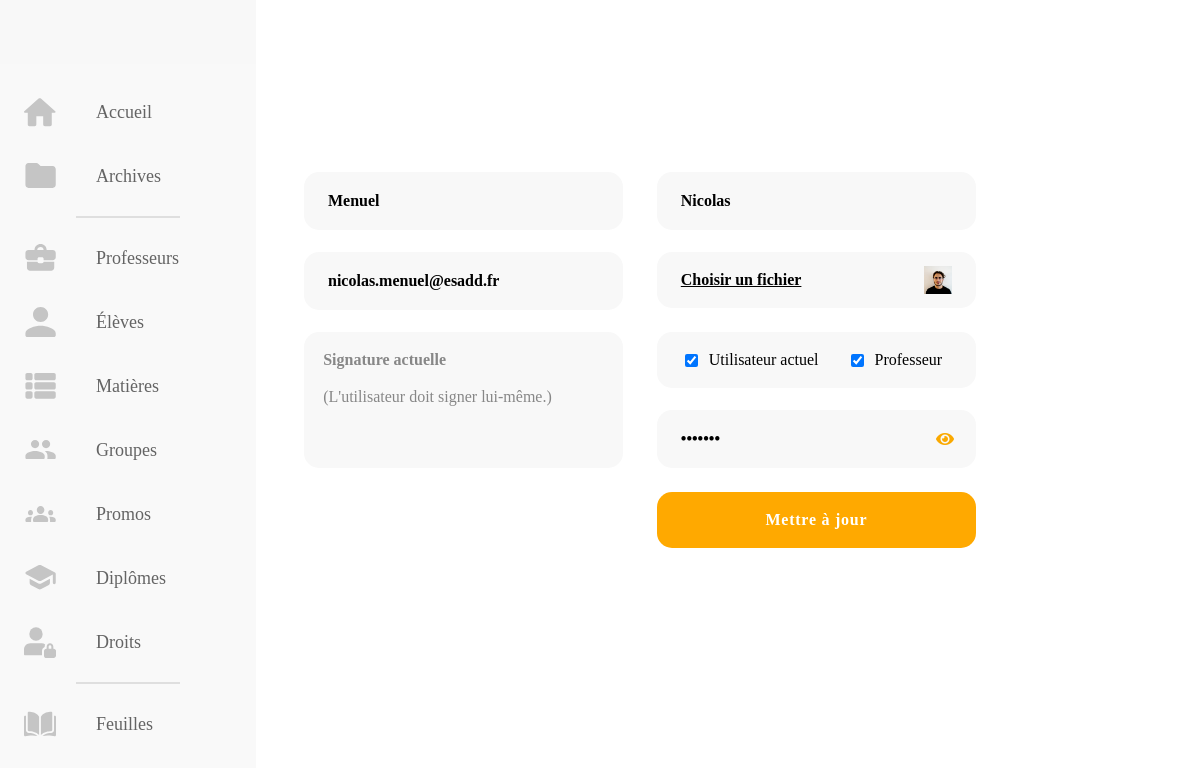
The page /src/asset/back-office/droits/droits-create.php?action=edit&id=4 on the database its author committed.
### tables this page shows
CREATE TABLE `user` (
  `idUser` int(11) NOT NULL,
  `codeUser` varchar(40) NOT NULL,
  `nomUser` varchar(40) NOT NULL,
  `prenomUser` varchar(40) NOT NULL,
  `mailUser` varchar(40) NOT NULL,
  `signatureUser` blob,
  `photoUser` varchar(255) NOT NULL,
  `isProf` tinyint(1) NOT NULL,
  `isAdmin` tinyint(1) NOT NULL,
  `isActualUser` tinyint(1) NOT NULL
);

### src/asset/back-office/droits/droits-create.php (the view, shortened to what this page needs)
<?php
       include "../../client-side/connexionBDD.php";
       if (isset($_GET['id'])){
        $id = $_GET['id'];
    };
?>
<!DOCTYPE html>
<html lang="fr">
<head>
    <link rel="stylesheet" href="https://pro.fontawesome.com/releases/v5.15.1/css/all.css" type="text/css">
    <link rel="stylesheet" href="../../../css/profs-create.css">
</head>
<body>
<nav class="navbar">
    <ul class="navbar-nav">
      <li class="logo">
        <a href="#" class="nav-link">  <?php if (isset($_SESSION['photoUser'])){
            ?>  <img class="" src="../../../../images-users/<?php echo $_SESSION['photoUser'] ?>"  alt=""> <?php
          }
          else { ?>
            <span class="link-text logo-text" > <?php echo $_SESSION['name'];?></span>
          <?php  } ?>
        </a>
      </li>
      <li class="nav-item">
        <a href="../home.php" class="nav-link">
        <img src="../../../img/Icons/HomeOrange.svg" alt="">
        <span class="link-text">Accueil</span>
        </a>
      </li>
      <li class="nav-item">
        <a href="../archives.php" class="nav-link">
        <img src="../../../img/Icons/FolderOrange.svg" alt="">
        <span class="link-text">Archives</span>
        </a>
      </li>
      <hr class="separator">
      <li class="nav-item">
        <a href="../profs/profs.php" class="nav-link">
        <img src="../../../img/Icons/MaletteOrange.svg" alt="">
        <span class="link-text">Professeurs</span>
        </a>
      </li>
      <li class="nav-item">
        <a href="../eleves/eleves.php" class="nav-link">
        <img src="../../../img/Icons/UserOrange.svg" alt="">
        <span class="link-text">Élèves</span>
        </a>
      </li>
      <li class="nav-item">
        <a href="../matieres/matieres.php" class="nav-link">
        <img src="../../../img/Icons/ParamsOrange.svg" alt="">
        <span class="link-text">Matières</span>
        </a>
      </li>
      <li class="nav-item">
        <a href="../groupes/groupes.php" class="nav-link">
        <img src="../../../img/Icons/2UsersOrange.svg" alt="">
        <span class="link-text">Groupes</span>
        </a>
      </li>
      <li class="nav-item">
        <a href="../promos/promos.php" class="nav-link">
        <img src="../../../img/Icons/3UsersOranges.svg" alt="">
        <span class="link-text">Promos</span>
        </a>
      </li>
      <li class="nav-item">
        <a href="../diplomes/diplomes.php" class="nav-link">
        <img src="../../../img/Icons/DiplomeOrange.svg" alt="">
        <span class="link-text">Diplômes</span>
        </a>
      </li>
      <li class="nav-item">
        <a href="../droits/droits.php" class="nav-link">
        <img src="../../../img/Icons/profile.svg" alt="">
        <span class="link-text">Droits</span>
        </a>
      </li>
      <hr class="separator">
      <li class="nav-item">
        <a href="../../../../../workshop-test" class="nav-link">
        <img src="../../../img/Icons/books.svg" alt="">
        <span class="link-text">Feuilles</span>
        </a>
      </li>
    </ul>
  </nav>
    <main class="form-popup" id="form-profs">
        <form action="droits-create-action.php<?php  if(isset($_GET["action"], $_GET["id"]) && $_GET["action"]=="edit" && is_numeric($_GET["id"])){ echo "?id=".$id; } ?>" method="post" enctype="multipart/form-data">
            <input type="text" id="user_nom" name="user_nom" placeholder="Nom" value="<?php
            if(isset($_GET["action"], $_GET["id"]) && $_GET["action"]=="edit" && is_numeric($_GET["id"])){
                $stmt_d = $dbh->prepare("SELECT idUser, nomUser, prenomUser, mailUser, codeUser, signatureUser, photoUser, isAdmin, isProf, isActualUser FROM user WHERE isAdmin = 1 AND idUser='$id'");
                $donnees_d = $stmt_d->execute();
                $donnees_d = $stmt_d->fetch();
                echo $donnees_d['nomUser'];
            }?>">
            <input type="text" id="user_prenom" name="user_prenom" placeholder="Prénom" value="<?php   if(isset($_GET["action"], $_GET["id"]) && $_GET["action"]=="edit" && is_numeric($_GET["id"])){echo $donnees_d['prenomUser']; }?>" required>
            <input type="email" id="user_email" name="user_email" placeholder="Mail" value="<?php   if(isset($_GET["action"], $_GET["id"]) && $_GET["action"]=="edit" && is_numeric($_GET["id"])){  echo $donnees_d['mailUser']; }?>" required>
            <div class="containerPhoto">
                <label for="user_file" class="labelFile">Choisir un fichier</label>
                <img src="../../../../images-users/<?php    if(isset($_GET["action"], $_GET["id"]) && $_GET["action"]=="edit" && is_numeric($_GET["id"])){  echo $donnees_d['photoUser']; }?>" alt="">
            </div>
            <?php if(isset($_GET["action"], $_GET["id"]) && $_GET["action"]=="edit" && is_numeric($_GET["id"])){ ?>
            <div class="containerSignature">
            <div id="containerDatas">
                        <h4>Signature actuelle <span class="clearSign">Effacer</span></h4>
                        <p>(L'utilisateur doit signer lui-même.)</p>
                    </div>
            </div>
           <?php } ?>
            <div class="pwdCheckbox">
            <div class="containerCheckbox">
              <?php if (isset($_GET["action"], $_GET["id"]) && $_GET["action"]=="edit" && is_numeric($_GET["id"])){
                 if ($donnees_d['isActualUser'] == 1 ) { ?>
                <input type='checkbox' name="checkActual" class="check" id='checkActual' checked>
               <?php  }
              else { ?>
                <input type='checkbox' name="checkActual" class="check" id='checkActual'>
              <?php
              }
              ?> <label for="checkActual">Utilisateur actuel</label> <?php
              if ($donnees_d['isProf'] == 1) { ?>
                  <input type='checkbox' name="checkProf" class="check" id='checkProf' checked>
             <?php }
             else { ?>
                    <input type='checkbox' name="checkProf" class="check" id='checkProf'>
             <?php }
                ?>  <label for="checkProf">Professeur</label> <?php }
              ?>
            </div>
              <div  class="input-group">
              <input type="password" id="txtPassword" name="user_code" placeholder="Mot de passe" value="<?php   if(isset($_GET["action"], $_GET["id"]) && $_GET["action"]=="edit" && is_numeric($_GET["id"])){echo $donnees_d['codeUser'];}
              else {randomPassword();} ?>" required>
              <button type="button" id="btnToggle" class="toggle"><i id="eyeIcon" class="fas fa-eye"></i></button>
              </div>
            </div>
            <input type="submit" id="submitBtn" name="submitBtn" value="<?php
            if(isset($_GET["action"], $_GET["id"]) && $_GET["action"]=="edit" && is_numeric($_GET["id"])){
                echo "Mettre à jour";
            }
            else{
                echo "Ajouter";
            }
            ?>">
        </form>
    </main>
</body>
</html>

### src/css/profs-create.css (style rules this page uses)
:root { --colorText: #FFA900; --colordark : #333333; --colorGrey : #878787; --colorBarre : rgba(240, 240, 240, 0.7); --colorWhite : #FFFFFF; --colorDots : #DADADA; --colorBlack: rgba(20,20,43,1); --text-primary: #23232e; --text-secondary: #141418; --text-third: #929292; --bg-primary: #f9f9f9; --bg-secondary: #f8f8f8 ; --jauneESADD: #FAA900; --transition-speed: 600ms; --retard: #D31818; --white: white; }
* { outline: none; }
body { margin: 0; padding: 0; font-family: 'Futura PT'; height: 100vh; }
.navbar { position: fixed; background-color: var(--bg-primary); transition: width 600ms ease; overflow: scroll; z-index: 10; }
.navbar-nav { list-style: none; padding: 0; margin: 0; display: flex; flex-direction: column; align-items: center; height: 100%; }
.nav-item { width: 100%; }
.nav-link { display: flex; align-items: center; height: 4rem; color: var(--text-primary); text-decoration: none; filter: grayscale(100%) opacity(0.7); transition: var(--transition-speed); }
.link-text { display: none; margin-left: 1rem; font-size: 18px; font-weight: 500; }
.nav-link svg, .nav-link img { width: 2rem; min-width: 2rem; margin: 0 1.5rem; }
.logo .nav-link { filter: none; }
.logo { font-weight: bold; text-transform: capitalize; margin-bottom: 1rem; text-align: center; color: var(--text-secondary); background: var(--bg-secondary); font-size: 1.5rem; width: 100%; }
input:not(.multiselect-input, .multiselect-checkbox, .check), .containerPhoto { border:none; background-color: var(--bg-secondary); border-radius: 15px; font-family: 'Futura PT Light'; font-weight: 600; font-size: 1rem; }
.containerPhoto { display:flex; flex-direction: row; align-items: center; justify-content: space-between; }
input[type=submit] { background-color: var(--colorText); color: var(--colorWhite); grid-column: 2; letter-spacing: 0.75px; padding:0 !important; }
.labelFile { text-decoration: underline; }
.containerSignature { display:flex; flex-direction: column; }
#containerDatas { background-color: var(--bg-secondary); border-radius: 15px; display: none; height : 100%; }
.containerSignature h4, .containerSignature p { margin-left: 1.2rem; margin-top: 1.2rem; margin-bottom: 0; color: var(--colorGrey); }
.containerSignature p { font-family: 'Futura PT'; display:none; }
.containerSignature h4, .containerNewSignature h4 { font-family: 'Futura PT Light'; }
.pwdCheckbox { display: flex; flex-direction: column; justify-content: space-between; }
.containerCheckbox { grid-column: 2; background-color: var(--bg-secondary); border-radius: 15px; display: flex; flex-direction: row; place-items: center; padding-left: 1.5rem; height: 3.5rem; }
.containerCheckbox label { margin-left: 0.5rem; }
.input-group { display: -webkit-box; display: -ms-flexbox; display: flex; -webkit-box-orient: vertical; -webkit-box-direction: normal; -ms-flex-direction: column; flex-direction: column; position: relative; }
.toggle { background: none; border: none; cursor: pointer; color: #FAA900; font-size: 1rem; position: absolute; right: 1rem; top: 1.25rem; z-index: 9; }
@media all and (min-width: 601px) { .navbar { top: 0; width: 5rem; height: 100vh; } }
@media all and (min-width: 601px) { ul { padding:0 10rem; } }
@media all and (min-width: 601px) { .separator { width: 40%; box-shadow: none; border: 1px solid #DFDFDF; } }
@media all and (min-width: 601px) { .form-popup { display: flex; flex-direction: column; justify-content: center; align-items: center; margin-left: 5rem; height: 100%; } }
@media all and (min-width: 601px) { form { width: 60%; display:grid; grid-template-columns: 1fr 1fr; grid-template-rows: 3.5rem 3.5rem 8.5rem 8.5rem ; grid-column-gap: 5%; grid-row-gap: 1.5rem; } }
@media all and (min-width: 601px) { input:not(.multiselect-input, .multiselect-checkbox, .check) { padding-left:1.5rem; height: 3.5rem; } }
@media all and (min-width: 601px) { #checkProf { margin-left: 2rem; } }
@media all and (min-width: 601px) { .labelFile { padding-left: 1.5rem; } }
@media all and (min-width: 601px) { .containerSignature { height: 8.5rem; } }
@media all and (min-width: 601px) { .containerPhoto img { width: 1.75rem; margin-right: 1.5rem; } }

### src/asset/back-office/droits/droits-create.php (style rules this page uses)
#containerDatas { display:block; }

### rows shown on the page
user: user_nom "Menuel", user_prenom "Nicolas", user_email "nicolas.menuel@esadd.fr", photoUser (picture)
